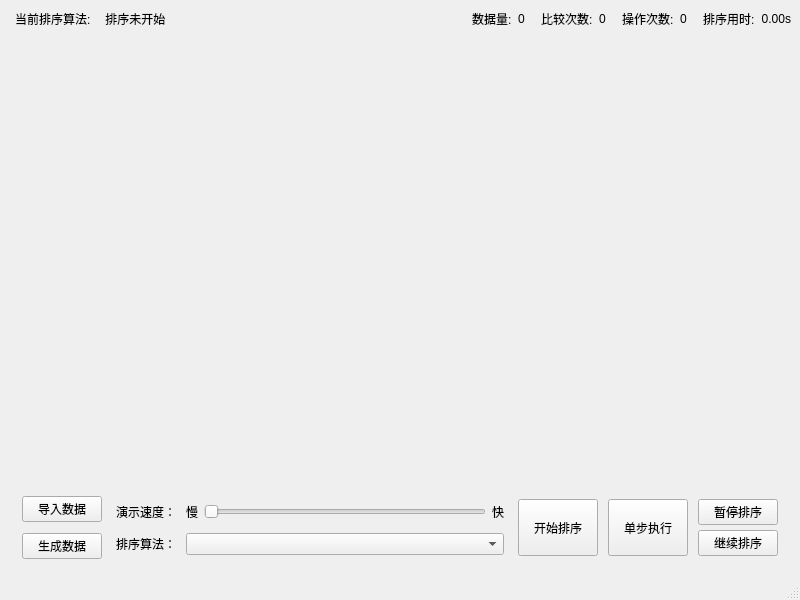
<?xml version="1.0" encoding="UTF-8"?>
<ui version="4.0">
 <class>MainWindow</class>
 <widget class="QMainWindow" name="MainWindow">
  <property name="geometry">
   <rect>
    <x>0</x>
    <y>0</y>
    <width>800</width>
    <height>600</height>
   </rect>
  </property>
  <property name="sizePolicy">
   <sizepolicy hsizetype="Preferred" vsizetype="Preferred">
    <horstretch>0</horstretch>
    <verstretch>1</verstretch>
   </sizepolicy>
  </property>
  <property name="minimumSize">
   <size>
    <width>800</width>
    <height>600</height>
   </size>
  </property>
  <property name="windowTitle">
   <string>MainWindow</string>
  </property>
  <property name="styleSheet">
   <string notr="true"/>
  </property>
  <widget class="QWidget" name="centralwidget">
   <property name="styleSheet">
    <string notr="true"/>
   </property>
   <layout class="QGridLayout" name="gridLayout_3">
    <item row="0" column="0">
     <layout class="QGridLayout" name="sortInfo">
      <item row="0" column="5">
       <widget class="QLabel" name="lable_static_sortingCompareCnt">
        <property name="styleSheet">
         <string notr="true">
padding: 0px;</string>
        </property>
        <property name="text">
         <string>比较次数:</string>
        </property>
        <property name="indent">
         <number>10</number>
        </property>
       </widget>
      </item>
      <item row="0" column="3">
       <widget class="QLabel" name="lable_static_sortingDataNum">
        <property name="styleSheet">
         <string notr="true">
padding: 0px;</string>
        </property>
        <property name="text">
         <string>数据量:</string>
        </property>
        <property name="indent">
         <number>10</number>
        </property>
       </widget>
      </item>
      <item row="0" column="1">
       <widget class="QLabel" name="label_algorithmShow">
        <property name="styleSheet">
         <string notr="true">font: 13px &quot;宋体&quot;;
padding: 0px;</string>
        </property>
        <property name="text">
         <string> 排序未开始</string>
        </property>
        <property name="indent">
         <number>5</number>
        </property>
       </widget>
      </item>
      <item row="0" column="8">
       <widget class="QLabel" name="label_oprtCnt">
        <property name="text">
         <string>0</string>
        </property>
        <property name="indent">
         <number>0</number>
        </property>
       </widget>
      </item>
      <item row="0" column="0">
       <widget class="QLabel" name="label_static_algorithmShow">
        <property name="styleSheet">
         <string notr="true">
padding: 0px;</string>
        </property>
        <property name="text">
         <string>当前排序算法:</string>
        </property>
        <property name="indent">
         <number>6</number>
        </property>
       </widget>
      </item>
      <item row="0" column="9">
       <widget class="QLabel" name="lable_static_sortingTime">
        <property name="styleSheet">
         <string notr="true">
padding: 0px;</string>
        </property>
        <property name="text">
         <string>排序用时:</string>
        </property>
        <property name="indent">
         <number>10</number>
        </property>
       </widget>
      </item>
      <item row="0" column="6">
       <widget class="QLabel" name="label_cmpCnt">
        <property name="text">
         <string>0</string>
        </property>
        <property name="indent">
         <number>0</number>
        </property>
       </widget>
      </item>
      <item row="0" column="10">
       <widget class="QLabel" name="label_sortingTime">
        <property name="text">
         <string>0.00s</string>
        </property>
        <property name="alignment">
         <set>Qt::AlignRight|Qt::AlignTrailing|Qt::AlignVCenter</set>
        </property>
        <property name="indent">
         <number>0</number>
        </property>
       </widget>
      </item>
      <item row="0" column="4">
       <widget class="QLabel" name="label_dataNum">
        <property name="styleSheet">
         <string notr="true"/>
        </property>
        <property name="text">
         <string>0</string>
        </property>
        <property name="indent">
         <number>0</number>
        </property>
       </widget>
      </item>
      <item row="0" column="7">
       <widget class="QLabel" name="lable_static_sortingSwapCnt">
        <property name="styleSheet">
         <string notr="true">padding: 0px;</string>
        </property>
        <property name="text">
         <string>操作次数:</string>
        </property>
        <property name="indent">
         <number>10</number>
        </property>
       </widget>
      </item>
      <item row="0" column="2">
       <spacer name="horizontalSpacer">
        <property name="orientation">
         <enum>Qt::Horizontal</enum>
        </property>
        <property name="sizeHint" stdset="0">
         <size>
          <width>148</width>
          <height>20</height>
         </size>
        </property>
       </spacer>
      </item>
     </layout>
    </item>
    <item row="1" column="0">
     <widget class="QWidget" name="ShowSortingVisulizaion" native="true">
      <property name="sizePolicy">
       <sizepolicy hsizetype="Preferred" vsizetype="Preferred">
        <horstretch>1</horstretch>
        <verstretch>1</verstretch>
       </sizepolicy>
      </property>
      <property name="minimumSize">
       <size>
        <width>760</width>
        <height>400</height>
       </size>
      </property>
      <property name="baseSize">
       <size>
        <width>0</width>
        <height>0</height>
       </size>
      </property>
      <property name="contextMenuPolicy">
       <enum>Qt::NoContextMenu</enum>
      </property>
      <property name="layoutDirection">
       <enum>Qt::LeftToRight</enum>
      </property>
      <layout class="QHBoxLayout" name="horizontalLayout_3">
       <item>
        <layout class="QHBoxLayout" name="hLayout_sortingVisulization">
         <property name="spacing">
          <number>2</number>
         </property>
         <property name="sizeConstraint">
          <enum>QLayout::SetMaximumSize</enum>
         </property>
         <property name="leftMargin">
          <number>1</number>
         </property>
         <property name="rightMargin">
          <number>0</number>
         </property>
        </layout>
       </item>
      </layout>
     </widget>
    </item>
    <item row="2" column="0">
     <widget class="QWidget" name="oprtButton" native="true">
      <layout class="QHBoxLayout" name="horizontalLayout_2">
       <property name="spacing">
        <number>10</number>
       </property>
       <property name="sizeConstraint">
        <enum>QLayout::SetNoConstraint</enum>
       </property>
       <item>
        <layout class="QVBoxLayout" name="verticalLayout">
         <property name="leftMargin">
          <number>4</number>
         </property>
         <property name="topMargin">
          <number>0</number>
         </property>
         <property name="rightMargin">
          <number>4</number>
         </property>
         <item>
          <widget class="QPushButton" name="btn_dataImport">
           <property name="toolTip">
            <string/>
           </property>
           <property name="statusTip">
            <string>导入新数据，开始新的排序。 （若处于排序过程中，则会停止正在进行的排序）</string>
           </property>
           <property name="whatsThis">
            <string/>
           </property>
           <property name="styleSheet">
            <string notr="true">font: 13px &quot;宋体&quot;;</string>
           </property>
           <property name="text">
            <string>导入数据</string>
           </property>
          </widget>
         </item>
         <item>
          <widget class="QPushButton" name="btn_dataGenerate">
           <property name="toolTip">
            <string/>
           </property>
           <property name="statusTip">
            <string>生成新数据，开始新的排序。 （若处于排序过程中，则会停止正在进行的排序）</string>
           </property>
           <property name="whatsThis">
            <string/>
           </property>
           <property name="styleSheet">
            <string notr="true">font: 13px &quot;宋体&quot;;</string>
           </property>
           <property name="text">
            <string>生成数据</string>
           </property>
          </widget>
         </item>
        </layout>
       </item>
       <item>
        <layout class="QGridLayout" name="gridLayout" rowstretch="1,1">
         <property name="topMargin">
          <number>5</number>
         </property>
         <property name="bottomMargin">
          <number>5</number>
         </property>
         <item row="0" column="0">
          <widget class="QLabel" name="lable_static_sortingSpeed">
           <property name="styleSheet">
            <string notr="true">font: 13px &quot;宋体&quot;;</string>
           </property>
           <property name="text">
            <string>演示速度：</string>
           </property>
          </widget>
         </item>
         <item row="1" column="0">
          <widget class="QLabel" name="label_static_sortingAlgorithm">
           <property name="styleSheet">
            <string notr="true">font: 13px &quot;宋体&quot;;</string>
           </property>
           <property name="text">
            <string>排序算法：</string>
           </property>
          </widget>
         </item>
         <item row="1" column="1">
          <widget class="QComboBox" name="comboBox_sortingalgorithm">
           <property name="sizePolicy">
            <sizepolicy hsizetype="Preferred" vsizetype="Preferred">
             <horstretch>1</horstretch>
             <verstretch>0</verstretch>
            </sizepolicy>
           </property>
           <property name="styleSheet">
            <string notr="true">font: 13px &quot;宋体&quot;;</string>
           </property>
          </widget>
         </item>
         <item row="0" column="1">
          <widget class="QWidget" name="widget_3" native="true">
           <property name="sizePolicy">
            <sizepolicy hsizetype="Preferred" vsizetype="Preferred">
             <horstretch>0</horstretch>
             <verstretch>0</verstretch>
            </sizepolicy>
           </property>
           <property name="styleSheet">
            <string notr="true">font: 13px &quot;宋体&quot;;
padding: 0px;</string>
           </property>
           <layout class="QHBoxLayout" name="horizontalLayout">
            <property name="leftMargin">
             <number>0</number>
            </property>
            <property name="topMargin">
             <number>0</number>
            </property>
            <property name="rightMargin">
             <number>0</number>
            </property>
            <property name="bottomMargin">
             <number>0</number>
            </property>
            <item>
             <widget class="QLabel" name="label_static_slow">
              <property name="styleSheet">
               <string notr="true">font: 13px &quot;宋体&quot;;
padding: 0px;</string>
              </property>
              <property name="text">
               <string>慢</string>
              </property>
             </widget>
            </item>
            <item>
             <widget class="QSlider" name="slider_sortingSpeed">
              <property name="orientation">
               <enum>Qt::Horizontal</enum>
              </property>
             </widget>
            </item>
            <item>
             <widget class="QLabel" name="label_static_fast">
              <property name="text">
               <string>快</string>
              </property>
             </widget>
            </item>
           </layout>
          </widget>
         </item>
        </layout>
       </item>
       <item>
        <layout class="QGridLayout" name="gridLayout_2">
         <property name="sizeConstraint">
          <enum>QLayout::SetMinAndMaxSize</enum>
         </property>
         <property name="leftMargin">
          <number>4</number>
         </property>
         <property name="topMargin">
          <number>4</number>
         </property>
         <property name="rightMargin">
          <number>4</number>
         </property>
         <property name="bottomMargin">
          <number>4</number>
         </property>
         <property name="horizontalSpacing">
          <number>10</number>
         </property>
         <property name="verticalSpacing">
          <number>5</number>
         </property>
         <item row="0" column="1" rowspan="2">
          <widget class="QPushButton" name="btn_oneStep">
           <property name="sizePolicy">
            <sizepolicy hsizetype="Minimum" vsizetype="Preferred">
             <horstretch>0</horstretch>
             <verstretch>1</verstretch>
            </sizepolicy>
           </property>
           <property name="toolTip">
            <string>单步执行当前排序，点击一次执行一步</string>
           </property>
           <property name="toolTipDuration">
            <number>2000</number>
           </property>
           <property name="whatsThis">
            <string/>
           </property>
           <property name="styleSheet">
            <string notr="true">font: 13px &quot;宋体&quot;;</string>
           </property>
           <property name="text">
            <string>单步执行</string>
           </property>
          </widget>
         </item>
         <item row="0" column="2">
          <widget class="QPushButton" name="btn_sortingPause">
           <property name="toolTip">
            <string>暂停当前排序</string>
           </property>
           <property name="toolTipDuration">
            <number>2000</number>
           </property>
           <property name="statusTip">
            <string/>
           </property>
           <property name="whatsThis">
            <string/>
           </property>
           <property name="styleSheet">
            <string notr="true">font: 13px &quot;宋体&quot;;</string>
           </property>
           <property name="text">
            <string>暂停排序</string>
           </property>
          </widget>
         </item>
         <item row="0" column="0" rowspan="2">
          <widget class="QPushButton" name="btn_sortingStart">
           <property name="sizePolicy">
            <sizepolicy hsizetype="Minimum" vsizetype="Preferred">
             <horstretch>0</horstretch>
             <verstretch>0</verstretch>
            </sizepolicy>
           </property>
           <property name="toolTip">
            <string>开始当前选择的排序。 注意：排序过程中无法改变窗口大小！</string>
           </property>
           <property name="toolTipDuration">
            <number>2500</number>
           </property>
           <property name="statusTip">
            <string>开始当前选择的排序。 注意：排序过程中无法改变窗口大小！</string>
           </property>
           <property name="whatsThis">
            <string/>
           </property>
           <property name="styleSheet">
            <string notr="true">font: 13px &quot;宋体&quot;;</string>
           </property>
           <property name="text">
            <string>开始排序</string>
           </property>
          </widget>
         </item>
         <item row="1" column="2">
          <widget class="QPushButton" name="btn_sortingContinue">
           <property name="toolTip">
            <string>继续暂停的排序</string>
           </property>
           <property name="toolTipDuration">
            <number>2000</number>
           </property>
           <property name="whatsThis">
            <string/>
           </property>
           <property name="styleSheet">
            <string notr="true">font: 13px &quot;宋体&quot;;</string>
           </property>
           <property name="text">
            <string>继续排序</string>
           </property>
          </widget>
         </item>
        </layout>
       </item>
      </layout>
     </widget>
    </item>
   </layout>
  </widget>
  <widget class="QStatusBar" name="statusbar"/>
  <widget class="QMenuBar" name="menubar">
   <property name="geometry">
    <rect>
     <x>0</x>
     <y>0</y>
     <width>800</width>
     <height>21</height>
    </rect>
   </property>
  </widget>
 </widget>
 <resources/>
 <connections/>
</ui>
